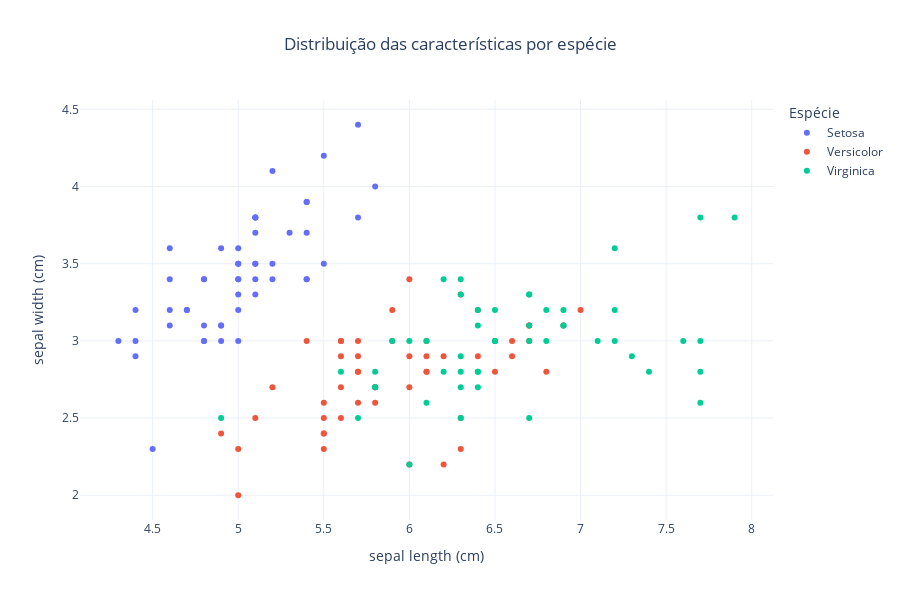

Source (notebook cell):
### Code cell
fig = px.scatter(df_iris,
                 x="sepal length (cm)",
                 y="sepal width (cm)",
                 color='species',
                 title="Distribuição das características por espécie"
)

# Melhorias de layout
fig.update_layout(
    title_x=0.5,  # Centraliza o título
    height=600,
    template="plotly_white",
    font=dict(size=12),
    legend_title_text="Espécie"
)

fig.show()

### Figure 1 — Plotly figure (JSON) as saved in the notebook; plotly's stock layout.template omitted (floating-point values rounded to 4 significant figures)
{"data": [{"hovertemplate": "species=Setosa<br>sepal length (cm)=%{x}<br>sepal width (cm)=%{y}<extra></extra>", "legendgroup": "Setosa", "marker": {"color": "#636efa", "symbol": "circle"}, "mode": "markers", "name": "Setosa", "orientation": "v", "showlegend": true, "type": "scatter", "x": [5.1, 4.9, 4.7, 4.6, 5.0, 5.4, 4.6, 5.0, 4.4, 4.9, 5.4, 4.8, 4.8, 4.3, 5.8, 5.7, 5.4, 5.1, 5.7, 5.1, 5.4, 5.1, 4.6, 5.1, 4.8, 5.0, 5.0, 5.2, 5.2, 4.7, 4.8, 5.4, 5.2, 5.5, 4.9, 5.0, 5.5, 4.9, 4.4, 5.1, 5.0, 4.5, 4.4, 5.0, 5.1, 4.8, 5.1, 4.6, 5.3, 5.0], "xaxis": "x", "y": [3.5, 3.0, 3.2, 3.1, 3.6, 3.9, 3.4, 3.4, 2.9, 3.1, 3.7, 3.4, 3.0, 3.0, 4.0, 4.4, 3.9, 3.5, 3.8, 3.8, 3.4, 3.7, 3.6, 3.3, 3.4, 3.0, 3.4, 3.5, 3.4, 3.2, 3.1, 3.4, 4.1, 4.2, 3.1, 3.2, 3.5, 3.6, 3.0, 3.4, 3.5, 2.3, 3.2, 3.5, 3.8, 3.0, 3.8, 3.2, 3.7, 3.3], "yaxis": "y"}, {"hovertemplate": "species=Versicolor<br>sepal length (cm)=%{x}<br>sepal width (cm)=%{y}<extra></extra>", "legendgroup": "Versicolor", "marker": {"color": "#EF553B", "symbol": "circle"}, "mode": "markers", "name": "Versicolor", "orientation": "v", "showlegend": true, "type": "scatter", "x": [7.0, 6.4, 6.9, 5.5, 6.5, 5.7, 6.3, 4.9, 6.6, 5.2, 5.0, 5.9, 6.0, 6.1, 5.6, 6.7, 5.6, 5.8, 6.2, 5.6, 5.9, 6.1, 6.3, 6.1, 6.4, 6.6, 6.8, 6.7, 6.0, 5.7, 5.5, 5.5, 5.8, 6.0, 5.4, 6.0, 6.7, 6.3, 5.6, 5.5, 5.5, 6.1, 5.8, 5.0, 5.6, 5.7, 5.7, 6.2, 5.1, 5.7], "xaxis": "x", "y": [3.2, 3.2, 3.1, 2.3, 2.8, 2.8, 3.3, 2.4, 2.9, 2.7, 2.0, 3.0, 2.2, 2.9, 2.9, 3.1, 3.0, 2.7, 2.2, 2.5, 3.2, 2.8, 2.5, 2.8, 2.9, 3.0, 2.8, 3.0, 2.9, 2.6, 2.4, 2.4, 2.7, 2.7, 3.0, 3.4, 3.1, 2.3, 3.0, 2.5, 2.6, 3.0, 2.6, 2.3, 2.7, 3.0, 2.9, 2.9, 2.5, 2.8], "yaxis": "y"}, {"hovertemplate": "species=Virginica<br>sepal length (cm)=%{x}<br>sepal width (cm)=%{y}<extra></extra>", "legendgroup": "Virginica", "marker": {"color": "#00cc96", "symbol": "circle"}, "mode": "markers", "name": "Virginica", "orientation": "v", "showlegend": true, "type": "scatter", "x": [6.3, 5.8, 7.1, 6.3, 6.5, 7.6, 4.9, 7.3, 6.7, 7.2, 6.5, 6.4, 6.8, 5.7, 5.8, 6.4, 6.5, 7.7, 7.7, 6.0, 6.9, 5.6, 7.7, 6.3, 6.7, 7.2, 6.2, 6.1, 6.4, 7.2, 7.4, 7.9, 6.4, 6.3, 6.1, 7.7, 6.3, 6.4, 6.0, 6.9, 6.7, 6.9, 5.8, 6.8, 6.7, 6.7, 6.3, 6.5, 6.2, 5.9], "xaxis": "x", "y": [3.3, 2.7, 3.0, 2.9, 3.0, 3.0, 2.5, 2.9, 2.5, 3.6, 3.2, 2.7, 3.0, 2.5, 2.8, 3.2, 3.0, 3.8, 2.6, 2.2, 3.2, 2.8, 2.8, 2.7, 3.3, 3.2, 2.8, 3.0, 2.8, 3.0, 2.8, 3.8, 2.8, 2.8, 2.6, 3.0, 3.4, 3.1, 3.0, 3.1, 3.1, 3.1, 2.7, 3.2, 3.3, 3.0, 2.5, 3.0, 3.4, 3.0], "yaxis": "y"}], "layout": {"font": {"size": 12}, "height": 600, "legend": {"title": {"text": "Espécie"}, "tracegroupgap": 0}, "title": {"text": "Distribuição das características por espécie", "x": 0.5}, "xaxis": {"anchor": "y", "domain": [0, 1], "title": {"text": "sepal length (cm)"}}, "yaxis": {"anchor": "x", "domain": [0, 1], "title": {"text": "sepal width (cm)"}}}}
